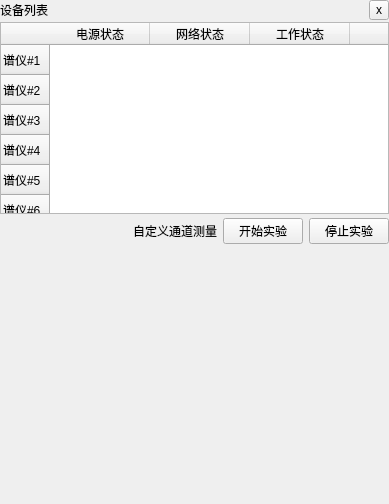
     <widget class="QStackedWidget" name="leftStackedWidget">
      <property name="minimumSize">
       <size>
        <width>300</width>
        <height>0</height>
       </size>
      </property>
      <property name="maximumSize">
       <size>
        <width>500</width>
        <height>16777215</height>
       </size>
      </property>
      <property name="currentIndex">
       <number>0</number>
      </property>
      <widget class="QWidget" name="detectorStatusWidget">
       <layout class="QVBoxLayout" name="verticalLayout_5">
        <property name="spacing">
         <number>2</number>
        </property>
        <property name="leftMargin">
         <number>0</number>
        </property>
        <property name="topMargin">
         <number>0</number>
        </property>
        <property name="rightMargin">
         <number>0</number>
        </property>
        <property name="bottomMargin">
         <number>0</number>
        </property>
        <item>
         <layout class="QHBoxLayout" name="horizontalLayout_6">
          <item>
           <widget class="QLabel" name="label_4">
            <property name="text">
             <string>设备列表</string>
            </property>
           </widget>
          </item>
          <item>
           <widget class="QToolButton" name="toolButton_closeDetectorStatusWidget">
            <property name="sizePolicy">
             <sizepolicy hsizetype="Fixed" vsizetype="Fixed">
              <horstretch>0</horstretch>
              <verstretch>0</verstretch>
             </sizepolicy>
            </property>
            <property name="maximumSize">
             <size>
              <width>20</width>
              <height>20</height>
             </size>
            </property>
            <property name="text">
             <string notr="true">x</string>
            </property>
            <property name="iconSize">
             <size>
              <width>16</width>
              <height>16</height>
             </size>
            </property>
           </widget>
          </item>
         </layout>
        </item>
        <item>
         <widget class="QTableWidget" name="tableWidget_detector">
          <property name="verticalScrollBarPolicy">
           <enum>Qt::ScrollBarAlwaysOff</enum>
          </property>
          <property name="horizontalScrollBarPolicy">
           <enum>Qt::ScrollBarAlwaysOff</enum>
          </property>
          <property name="sizeAdjustPolicy">
           <enum>QAbstractScrollArea::AdjustIgnored</enum>
          </property>
          <property name="selectionMode">
           <enum>QAbstractItemView::ExtendedSelection</enum>
          </property>
          <property name="selectionBehavior">
           <enum>QAbstractItemView::SelectRows</enum>
          </property>
          <property name="showGrid">
           <bool>false</bool>
          </property>
          <property name="gridStyle">
           <enum>Qt::SolidLine</enum>
          </property>
          <row>
           <property name="text">
            <string>谱仪#1</string>
           </property>
          </row>
          <row>
           <property name="text">
            <string>谱仪#2</string>
           </property>
          </row>
          <row>
           <property name="text">
            <string>谱仪#3</string>
           </property>
          </row>
          <row>
           <property name="text">
            <string>谱仪#4</string>
           </property>
          </row>
          <row>
           <property name="text">
            <string>谱仪#5</string>
           </property>
          </row>
          <row>
           <property name="text">
            <string>谱仪#6</string>
           </property>
          </row>
          <row>
           <property name="text">
            <string>谱仪#7</string>
           </property>
          </row>
          <row>
           <property name="text">
            <string>谱仪#8</string>
           </property>
          </row>
          <row>
           <property name="text">
            <string>谱仪#9</string>
           </property>
          </row>
          <row>
           <property name="text">
            <string>谱仪#10</string>
           </property>
          </row>
          <row>
           <property name="text">
            <string>谱仪#11</string>
           </property>
          </row>
          <row>
           <property name="text">
            <string>谱仪#12</string>
           </property>
          </row>
          <row>
           <property name="text">
            <string>谱仪#13</string>
           </property>
          </row>
          <row>
           <property name="text">
            <string>谱仪#14</string>
           </property>
          </row>
          <row>
           <property name="text">
            <string>谱仪#15</string>
           </property>
          </row>
          <row>
           <property name="text">
            <string>谱仪#16</string>
           </property>
          </row>
          <row>
           <property name="text">
            <string>谱仪#17</string>
           </property>
          </row>
          <row>
           <property name="text">
            <string>谱仪#18</string>
           </property>
          </row>
          <row>
           <property name="text">
            <string>谱仪#19</string>
           </property>
          </row>
          <row>
           <property name="text">
            <string>谱仪#20</string>
           </property>
          </row>
          <row>
           <property name="text">
            <string>谱仪#21</string>
           </property>
          </row>
          <row>
           <property name="text">
            <string>谱仪#22</string>
           </property>
          </row>
          <row>
           <property name="text">
            <string>谱仪#23</string>
           </property>
          </row>
          <row>
           <property name="text">
            <string>谱仪#24</string>
           </property>
          </row>
          <column>
           <property name="text">
            <string>电源状态</string>
           </property>
          </column>
          <column>
           <property name="text">
            <string>网络状态</string>
           </property>
          </column>
          <column>
           <property name="text">
            <string>工作状态</string>
           </property>
          </column>
          <column>
           <property name="text">
            <string>温度</string>
           </property>
          </column>
          <item row="0" column="0">
           <property name="text">
            <string/>
           </property>
           <property name="textAlignment">
            <set>AlignCenter</set>
           </property>
           <property name="flags">
            <set>ItemIsSelectable|ItemIsDragEnabled|ItemIsDropEnabled|ItemIsUserCheckable|ItemIsEnabled</set>
           </property>
          </item>
          <item row="0" column="1">
           <property name="text">
            <string/>
           </property>
           <property name="textAlignment">
            <set>AlignCenter</set>
           </property>
          </item>
          <item row="1" column="0">
           <property name="text">
            <string/>
           </property>
           <property name="textAlignment">
            <set>AlignCenter</set>
           </property>
           <property name="flags">
            <set>ItemIsSelectable|ItemIsDragEnabled|ItemIsDropEnabled|ItemIsUserCheckable|ItemIsEnabled</set>
           </property>
          </item>
          <item row="1" column="1">
           <property name="text">
            <string/>
           </property>
           <property name="textAlignment">
            <set>AlignCenter</set>
           </property>
          </item>
         </widget>
        </item>
        <item>
         <widget class="QWidget" name="widget_10" native="true">
          <property name="minimumSize">
           <size>
            <width>0</width>
            <height>30</height>
           </size>
          </property>
          <layout class="QHBoxLayout" name="horizontalLayout_8">
           <property name="leftMargin">
            <number>0</number>
           </property>
           <property name="topMargin">
            <number>0</number>
           </property>
           <property name="rightMargin">
            <number>0</number>
           </property>
           <property name="bottomMargin">
            <number>0</number>
           </property>
           <item>
            <spacer name="horizontalSpacer_4">
             <property name="orientation">
              <enum>Qt::Horizontal</enum>
             </property>
             <property name="sizeHint" stdset="0">
              <size>
               <width>133</width>
               <height>20</height>
              </size>
             </property>
            </spacer>
           </item>
           <item>
            <widget class="QLabel" name="label_8">
             <property name="text">
              <string>自定义通道测量</string>
             </property>
            </widget>
           </item>
           <item>
            <widget class="QPushButton" name="pushButton_startMeasure">
             <property name="text">
              <string>开始实验</string>
             </property>
             <property name="icon">
              <iconset resource="../3rdParty/resource/resource.qrc">
               <normaloff>:/work-on.png</normaloff>:/work-on.png</iconset>
             </property>
            </widget>
           </item>
           <item>
            <widget class="QPushButton" name="pushButton_stopMeasure">
             <property name="text">
              <string>停止实验</string>
             </property>
             <property name="icon">
              <iconset resource="../3rdParty/resource/resource.qrc">
               <normaloff>:/work-off.png</normaloff>:/work-off.png</iconset>
             </property>
            </widget>
           </item>
          </layout>
         </widget>
        </item>
        <item>
         <spacer name="verticalSpacer_2">
          <property name="orientation">
           <enum>Qt::Vertical</enum>
          </property>
          <property name="sizeHint" stdset="0">
           <size>
            <width>20</width>
            <height>258</height>
           </size>
          </property>
         </spacer>
        </item>
       </layout>
      </widget>
     </widget>
